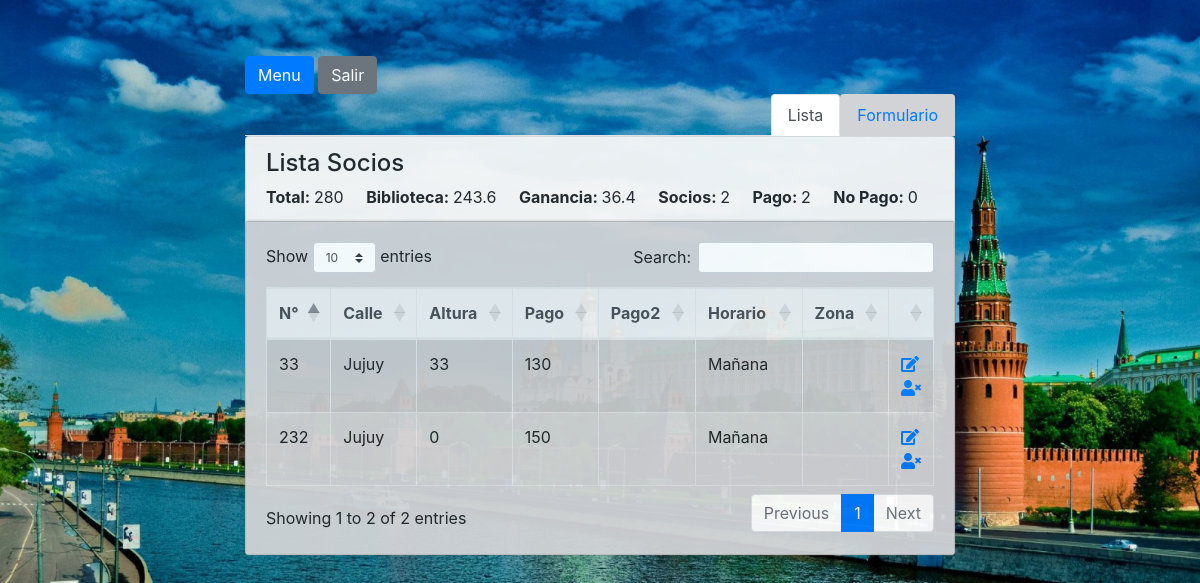
Before: /vistas/home.php (signed in) with the older database file.
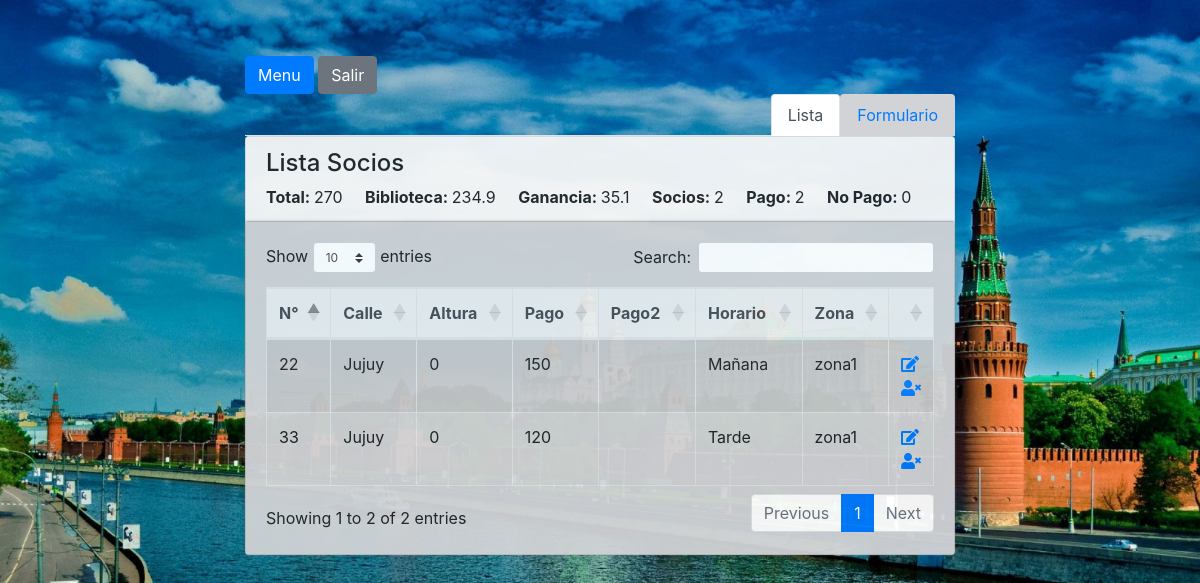
After: the same page with the newer database file.
### tables this page shows
CREATE TABLE `tabla` (
  `Id` int(11) NOT NULL,
  `N°` int(11) NOT NULL,
  `Calle` int(11) NOT NULL,
  `Altura` int(11) NOT NULL,
  `Pago` int(11) NOT NULL,
  `Horario` varchar(50) NOT NULL,
  `Zona` varchar(10) NOT NULL
);

CREATE TABLE `calles` (
  `Id` int(11) NOT NULL,
  `Nombre` varchar(50) NOT NULL
);

### vistas/home.php (the view, shortened to what this page needs)
<!DOCTYPE html>
<html lang="es">
<head>
	<link rel="stylesheet" type="text/css" href="../style/home.css" >
    <link rel="stylesheet" href="https://maxcdn.bootstrapcdn.com/bootstrap/4.0.0/css/bootstrap.min.css">
    <link rel="stylesheet" href="https://use.fontawesome.com/releases/v5.0.8/css/solid.css">
	<link rel="stylesheet" href="https://cdnjs.cloudflare.com/ajax/libs/twitter-bootstrap/4.1.1/css/bootstrap.css">
	<link rel="stylesheet" href="https://cdn.datatables.net/1.10.19/css/dataTables.bootstrap4.min.css">
</head>
<body>
	<div class="container">
		<div class="mx-auto col-sm-8 main-section" id="myTab" role="tablist">
			<a href='menu.php'> <button type='button' class='btn btn-primary'>Menu</button></a>
			<a href="../include/closeSession.php"><button type='button' class='btn btn-secondary'>Salir</button></a>
			<ul class="nav nav-tabs justify-content-end">
				<li class="nav-item">
					<a class="nav-link active" id="list-tab" data-toggle="tab" href="#list" role="tab" aria-controls="list" aria-selected="false">Lista</a>
				</li>
				<li class="nav-item">
					<a class="nav-link" id="form-tab" data-toggle="tab" href="#form" role="tab" aria-controls="form" aria-selected="true">Formulario</a>
				</li>
			</ul>
			<div class="tab-content" id="myTabContent">
				<div class="tab-pane fade show active" id="list" role="tabpanel" aria-labelledby="list-tab">
					<div class="card">
						<div class="card-header">
							<h4>Lista Socios</h4>
							<?php
								include_once '../include/db.php';
								$sql = "SELECT T.*, C.Nombre FROM tabla T INNER JOIN calles C ON C.Id = T.Calle";
								$consulta = $conexion->prepare($sql);
								$consulta->execute();
								$resultado = $consulta->fetchAll();
								$total=0;
								$totalSocio=0;
								$totalPago=0;
								$totalNoPago=0;
								foreach ($resultado as $valor) {
									$total= $total+($valor["Pago"]+$valor["Pago2"]);
									$totalSocio++;
									if(($valor["Pago"]>0) || ($valor["Pago2"]>0)){
										$totalPago++;
									}else{
										$totalNoPago++;
									}
								}
								$biblioteca= ($total*87)/100;
								$ganancia=($total*13)/100;
								echo "<div><b>Total: </b>".$total.
								"&nbsp;&nbsp;&nbsp;&nbsp;&nbsp;<b>Biblioteca: </b>".$biblioteca.
								"&nbsp;&nbsp;&nbsp;&nbsp;&nbsp;<b>Ganancia: </b>".$ganancia.
								"&nbsp;&nbsp;&nbsp;&nbsp;&nbsp;<b>Socios: </b>".$totalSocio.
								"&nbsp;&nbsp;&nbsp;&nbsp;&nbsp;<b>Pago: </b>".$totalPago.
								"&nbsp;&nbsp;&nbsp;&nbsp;&nbsp;<b>No Pago: </b>".$totalNoPago."</div>";
							?>
						</div>
						<div class="card-body">
							<div class="table-responsive">
								<?php
									echo "<table id='userList' class='table table-bordered table-hover table-striped'>";
										echo "<thead class='thead-light'>";
											echo "<tr>";
												echo "<th scope='col'>N°</th>";
												echo "<th scope='col'>Calle</th>";
												echo "<th scope='col'>Altura</th>";
												echo "<th scope='col'>Pago</th>";
												echo "<th scope='col'>Pago2</th>";
												echo "<th scope='col'>Horario</th>";
												echo "<th scope='col'>Zona</th>";
												echo "<th></th>";
											echo "</tr>";
										echo "</thead>";
										echo "<tbody>";
										foreach ($resultado as $registro) {
											echo "<tr>";
												echo "<td scope='row'>".$registro['N°']."</td>";
												echo "<td>".$registro['Nombre']."</td>";
												echo "<td>".$registro['Altura']."</td>";
												echo "<td>".$registro['Pago']."</td>";
												echo "<td>".$registro['Pago2']."</td>";
												echo "<td>".$registro['Horario']."</td>";
												echo "<td>".$registro['Zona']."</td>";
												echo "<td><a href='formularioEdicion.php?id=".$registro['Id']."'><i class='fas fa-edit'></i></a>
												 <a onclick='return eliminar()' href='../eliminar.php?id=".$registro['Id']."'><i class='fas fa-user-times'></i></a></td>";
											echo "</tr>";
										}
										echo "</tbody>";
									echo "</table>";
								?>
							</div>
						</div>
					</div>
				</div>
			</div>
		</div>
	</div>
</body>
</html>

### style/home.css (style rules this page uses)
body { background: url(../img/wallpaper.jpg) no-repeat center center fixed; background-size: cover; }
.main-section { margin:0 auto; margin-top:5%; }
.card { opacity: .95; }
.card-body { background-color: #d1d3d6; box-shadow: 0px 0px 3px #848484; }
.nav-tabs .nav-item a:not(.active) { background-color: #d1d3d6; }
.nav-tabs { border-bottom:0px; }

Changed rows visible on the page:
removed tabla: value "33", calles.Nombre "Jujuy", Altura "33", Pago "130", Horario "Mañana"
removed tabla: value "232", calles.Nombre "Jujuy", Altura "0", Pago "150", Horario "Mañana"
added tabla: value "22", calles.Nombre "Jujuy", Altura "0", Pago "150", Horario "Mañana", Zona "zona1"
added tabla: value "33", calles.Nombre "Jujuy", Altura "0", Pago "120", Horario "Tarde", Zona "zona1"
Other visible differences:
$total: "280" → "270"
$biblioteca: "243.6" → "234.9"
$ganancia: "36.4" → "35.1"
